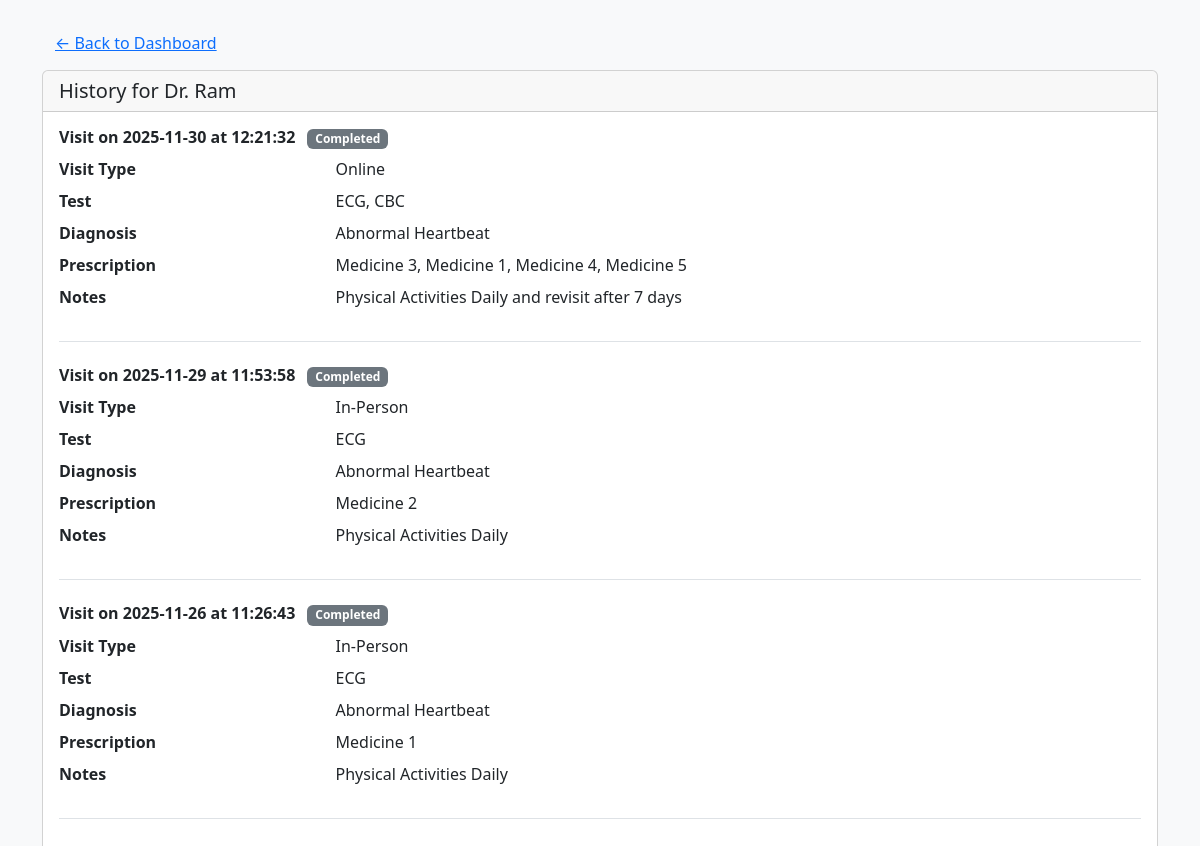
Screenshot of /patient/history (signed in) with the database file from the repository.
### backend/models.py (models this page shows, shortened)
class Doctor(db.Model , UserMixin):
    __tablename__ = "doctor"
    id  = db.Column(db.Integer , primary_key = True , autoincrement = True)
    name = db.Column(db.String , nullable = False)
    email = db.Column(db.String, unique = True , nullable = False)
    password = db.Column(db.String, nullable = False)
    phone = db.Column(db.String, nullable = False)
    status = db.Column(db.String, nullable =False, default='Active')
    dept_id = db.Column(db.Integer, db.ForeignKey ("department.id"), nullable = False)
    appointments = db.relationship("Appointment", backref = "doctor")

class Appointment(db.Model):
    __tablename__ = "appointment"
    id  = db.Column(db.Integer , primary_key = True , autoincrement = True)
    pat_id = db.Column(db.Integer, db.ForeignKey ("patient.id"), nullable = False)
    doc_id = db.Column(db.Integer, db.ForeignKey ("doctor.id"), nullable = False)
    dept_id = db.Column(db.Integer, db.ForeignKey ("department.id"), nullable = False)
    date = db.Column(db.Date, default=datetime.date.today, nullable = False)
    time = db.Column(db.Time, default=lambda: datetime.datetime.now().time(), nullable = False)
    status = db.Column(db.String, nullable = False, default='Booked')
    treatments = db.relationship("Treatment", backref = "appointment")

class Treatment(db.Model):
    __tablename__ = "treatment"
    id  = db.Column(db.Integer , primary_key = True , autoincrement = True)
    appoint_id = db.Column(db.Integer, db.ForeignKey ("appointment.id"), nullable = False)
    visit_dt = db.Column(db.DateTime, nullable=False, default=datetime.datetime.utcnow)
    visit_type = db.Column(db.String(50))
    test = db.Column(db.String(50))
    diagnosis = db.Column(db.String, nullable = True)
    prescription = db.Column(db.String, nullable = True)
    notes = db.Column(db.String, nullable = True)

### backend/routes.py (the view)
@app.route("/patient/history")
@login_required
def patient_self_history():
    current_patient = current_user
    past_appointments = (
        Appointment.query
        .filter(
            Appointment.pat_id == current_patient.id,
            Appointment.date <= date.today(),
            Appointment.status == "Completed"
        )
        .order_by(Appointment.date.desc(), Appointment.time.desc())
        .all()
    )
    return render_template(
        "doctor/patient_history.html",
        patient=current_patient,
        appointments=past_appointments,
        back_url=url_for("pat_dashboard")
    )

### app.py (called while the page is built)
def create_app():
    app = Flask(__name__)
    app.config["SQLALCHEMY_DATABASE_URI"] = "sqlite:///Hospital_db.sqlite3"
    db.init_app(app)
    app.config["SECRET_KEY"] = "Thisismysecret"
    login_manager = LoginManager(app)
    @login_manager.user_loader
    def load_user(email):
        return db.session.query(Patient).filter_by(email = email).first() or \
        db.session.query(Admin).filter_by(email = email).first() or \
        db.session.query(Doctor).filter_by(email = email).first()
    app.app_context().push()
    db.create_all()
    return app

### templates/doctor/patient_history.html (shortened to what this page needs)
<!DOCTYPE html>
<html lang="en">
<head>
    <link href="https://cdn.jsdelivr.net/npm/bootstrap@5.3.7/dist/css/bootstrap.min.css" rel="stylesheet">
</head>
<body class="bg-light">
    <div class="container mt-4">
        <a href="{{ back_url if back_url is defined else url_for('doc_dashboard') }}" class="btn btn-link">
            &larr; Back to Dashboard
        </a>
        <div class="card mt-2">
            <div class="card-header">
                <h5 class="mb-0">History for {{ patient.name }}</h5>
            </div>
            <div class="card-body">
                {% if appointments %}
                {% for appt in appointments %}
                <div class="mb-4 pb-3 border-bottom">
                    <h6 class="fw-bold">
                        Visit on {{ appt.date }} at {{ appt.time }}
                        <span class="badge bg-secondary ms-2">{{ appt.status }}</span>
                    </h6>
                    {% if appt.treatments %}
                    {% for t in appt.treatments %}
                    <dl class="row mb-2">
                        <dt class="col-sm-3">Visit Type</dt>
                        <dd class="col-sm-9">{{ t.visit_type or '-' }}</dd>
                        <dt class="col-sm-3">Test</dt>
                        <dd class="col-sm-9">{{ t.test or '-' }}</dd>
                        <dt class="col-sm-3">Diagnosis</dt>
                        <dd class="col-sm-9">{{ t.diagnosis or '-' }}</dd>
                        <dt class="col-sm-3">Prescription</dt>
                        <dd class="col-sm-9">{{ t.prescription or '-' }}</dd>
                        <dt class="col-sm-3">Notes</dt>
                        <dd class="col-sm-9">{{ t.notes or '-' }}</dd>
                    </dl>
                    {% endfor %}
                    {% else %}
                    <p class="text-muted mb-0">No treatment details recorded for this appointment.</p>
                    {% endif %}
                </div>
                {% endfor %}
                {% else %}
                <p class="text-muted">No history available for this patient.</p>
                {% endif %}
            </div>
        </div>
    </div>
</body>
</html>

### rows the page displays
Doctor: name "Dr. Ram"
Appointment: date "2025-11-30", time "12:21:32", status "Completed"
Treatment: visit_type "Online", test "ECG, CBC", diagnosis "Abnormal Heartbeat", prescription "Medicine 3, Medicine 1, Medicine 4, Medicine 5", notes "Physical Activities Daily and revisit after 7 days"
Appointment: date "2025-11-29", time "11:53:58", status "Completed"
Treatment: visit_type "In-Person", test "ECG", diagnosis "Abnormal Heartbeat", prescription "Medicine 2", notes "Physical Activities Daily"
Appointment: date "2025-11-26", time "11:26:43", status "Completed"
Treatment: visit_type "In-Person", test "ECG", diagnosis "Abnormal Heartbeat", prescription "Medicine 1", notes "Physical Activities Daily"
